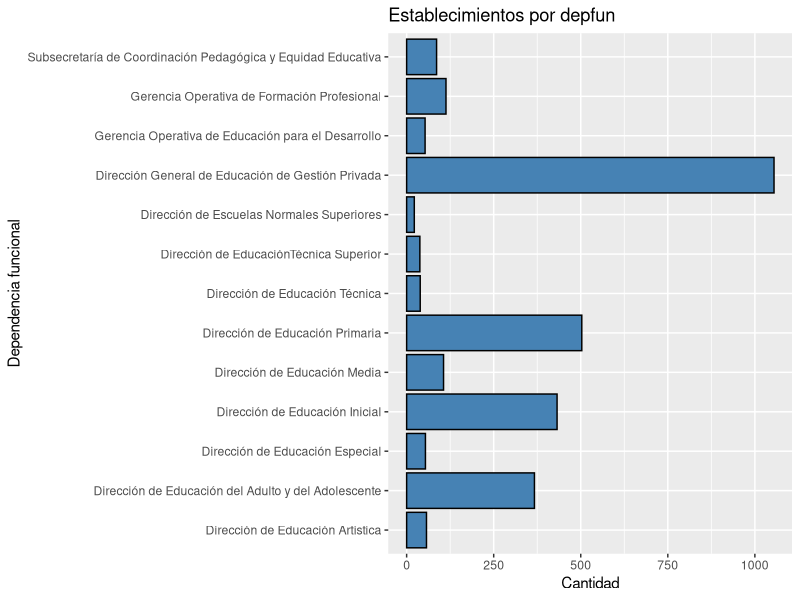
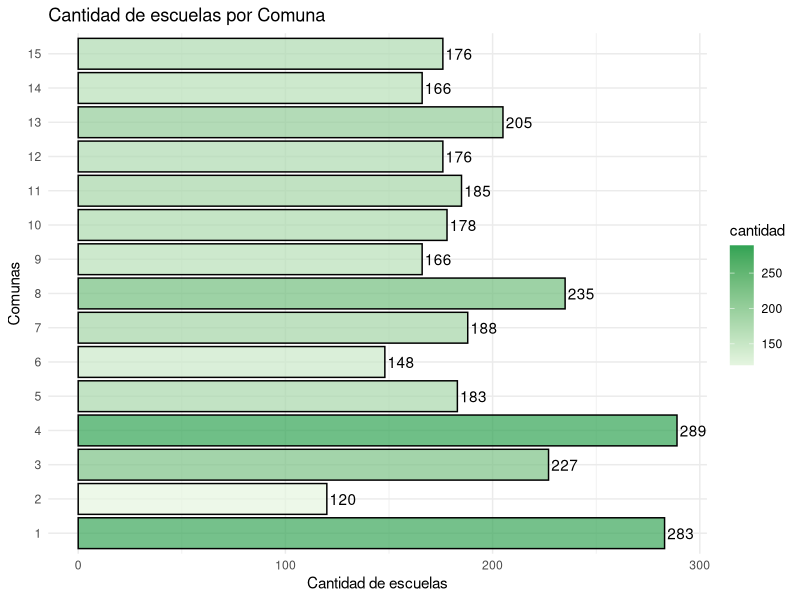
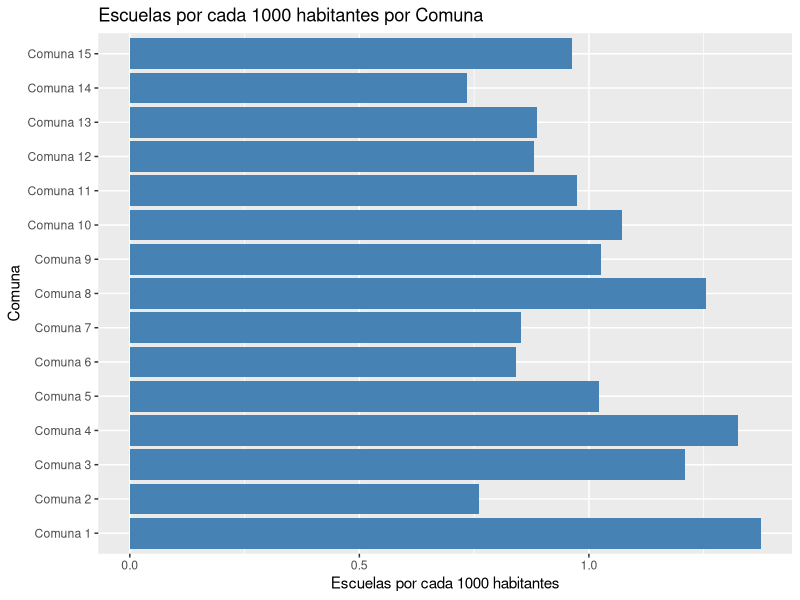
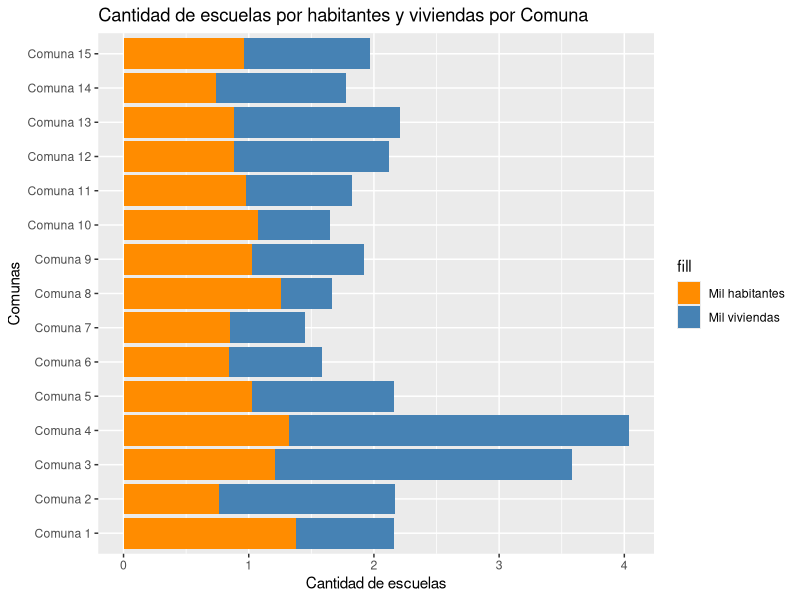
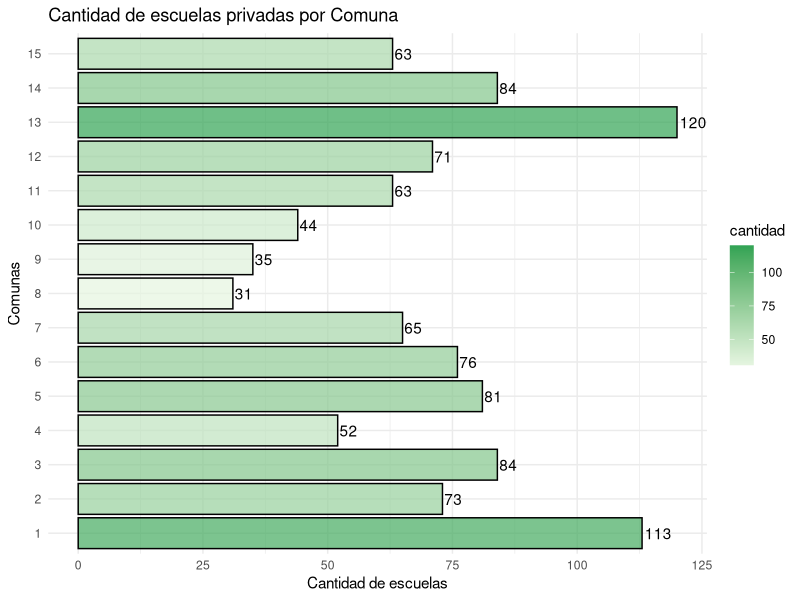
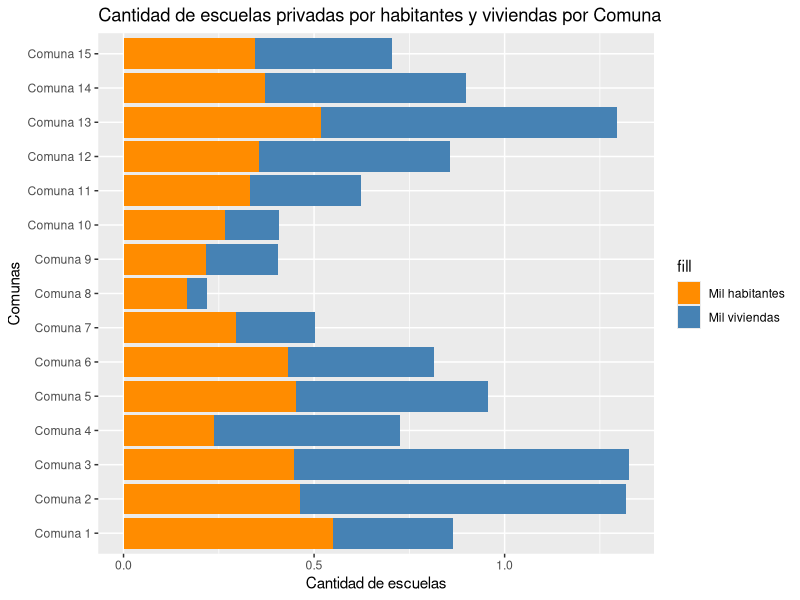

Reproduce these figures in R, in order.
## ---- chunk 1
knitr::opts_chunk$set(echo = TRUE)
## ---- chunk 2
library(tidyverse)
library(ggplot2)
## ---- chunk 3
escuelas <- read_csv('data/establecimientos_educativos_WGS84.csv')
summary(escuelas)
## ---- chunk 4
dim(escuelas)
## ---- chunk 5
colnames(escuelas)
## ---- chunk 6
escuelas <- escuelas %>% 
  select(cue,nombre_abr,depfun,de,comuna,barrio)

## ---- chunk 7
summary(escuelas)
## ---- chunk 8
table(escuelas$depfun)
## ---- chunk 9
escuelas_agrup_depfun <- escuelas %>% 
  group_by(depfun) %>% 
  summarise(cantidad = n()) %>% 
  arrange(-cantidad)

print(escuelas_agrup_depfun)

## ---- chunk 10

dep_funcs_chicas <- escuelas_agrup_depfun %>% 
  filter(cantidad < 10)

print(dep_funcs_chicas)

## ---- chunk 11
lista_dep_funcs_chicas <- dep_funcs_chicas$depfun

lista_dep_funcs_chicas
## ---- chunk 12

escuelas <- escuelas %>% 
  filter(!(depfun %in% lista_dep_funcs_chicas))

## ---- chunk 13
table(escuelas$depfun)
## ---- chunk 14
any(is.na(escuelas$depfun))

escuelas <- drop_na(escuelas)

## ---- chunk 15

ggplot(escuelas, aes(y = factor(depfun)))+
  geom_bar(fill = "steelblue", color = "black", stat = "count") +
  labs(title = "Establecimientos por depfun", y = "Dependencia funcional", x = "Cantidad")

## ---- chunk 16

escuelas_agrup_comuna <- escuelas %>% 
  group_by(comuna) %>%
  summarise(cantidad = n()) %>% 
  arrange(comuna)

escuelas_agrup_comuna

## ---- chunk 17
ggplot(data = escuelas_agrup_comuna,
       aes(x = factor(comuna), y = cantidad, fill=cantidad))+ 
  geom_col(colour = 'black',
           alpha = 0.7)+
  scale_fill_gradient(low = "#e5f5e0", high = "#31a354")+
  labs (title = "Cantidad de escuelas por Comuna",
        x = "Comunas",
        y = "Cantidad de escuelas")+
  geom_text(aes(label = cantidad), hjust = -0.1)+ # Muestra los números sobre las barras
  theme_minimal()+
  coord_flip() #Roto el gráfico para que quede horizontal
## ---- chunk 18
resumen <- escuelas_agrup_comuna %>% 
  summarise(max = max(cantidad),
            min = min(cantidad),
            promedio = mean(cantidad),
            mediana = median(cantidad))

resumen

## ---- chunk 19

comunas_segun_cantidad_escuelas <- escuelas_agrup_comuna %>% 
  mutate(clasificacion = case_when(cantidad > 183 ~ "Muchas escuelas",
                                   cantidad < 183 ~ "Pocas escuelas",
                                   .default = "En la mediana"))

comunas_segun_cantidad_escuelas %>% 
  arrange(clasificacion,-cantidad)

## ---- chunk 20
censo_2010 <- read.csv('data/partidos_censo2010.csv')
summary(censo_2010)
## ---- chunk 21
colnames(censo_2010)
## ---- chunk 22
table(censo_2010$nombre)
## ---- chunk 23

censo_2010_CABA <- censo_2010 %>% 
  filter(str_detect(nombre, "Comuna"))

table(censo_2010_CABA$nombre)

## ---- chunk 24
censo_2010_CABA_comunas <- censo_2010_CABA %>% 
  mutate(comuna = as.double(str_remove(nombre, "Comuna ")))

censo_2010_CABA_comunas$comuna
## ---- chunk 25
escuelas_agrup_comuna_censo <- left_join(escuelas_agrup_comuna,censo_2010_CABA_comunas,by="comuna")

escuelas_agrup_comuna_censo
## ---- chunk 26

escuelas_poblacion <- escuelas_agrup_comuna_censo %>% 
  mutate(escuelas_por_1000_hab = cantidad/(pob_2010/1000),
         escuelas_por_1000_viv = cantidad/(viv_2010/1000)) %>% 
  arrange(-escuelas_por_1000_hab)


escuelas_poblacion
## ---- chunk 27

escuelas_poblacion <- escuelas_poblacion %>% 
  arrange(comuna)

ggplot(escuelas_poblacion, aes(x = escuelas_por_1000_hab, y = reorder(nombre,comuna))) +
  geom_bar(stat = "identity", fill = "steelblue") +
  labs(x = "Escuelas por cada 1000 habitantes", y = "Comuna") +
  ggtitle("Escuelas por cada 1000 habitantes por Comuna")
## ---- chunk 28
ggplot(escuelas_poblacion, aes(y = reorder(nombre,comuna))) +
  geom_bar(aes(x = escuelas_por_1000_viv, fill = "Mil viviendas"), stat = "identity", position = "dodge") +
  geom_bar(aes(x = escuelas_por_1000_hab, fill = "Mil habitantes"), stat = "identity", position = "dodge") +
  labs(x = "Cantidad de escuelas", y = "Comunas") +
  scale_fill_manual(values = c("Mil viviendas" = "steelblue", "Mil habitantes" = "darkorange")) +
  ggtitle("Cantidad de escuelas por habitantes y viviendas por Comuna")
## ---- chunk 29

escuelas_privadas_por_comuna <- escuelas %>% 
  filter(depfun == "Dirección General de Educación de Gestión Privada") %>% 
  group_by(comuna) %>%
  summarise(cantidad = n()) %>% 
  arrange(-cantidad)

escuelas_privadas_por_comuna

## ---- chunk 30
ggplot(data = escuelas_privadas_por_comuna,
       aes(x = factor(comuna), y = cantidad, fill=cantidad))+ 
  geom_col(colour = 'black',
           alpha = 0.7)+
  scale_fill_gradient(low = "#e5f5e0", high = "#31a354")+
  labs (title = "Cantidad de escuelas privadas por Comuna",
        x = "Comunas",
        y = "Cantidad de escuelas")+
  geom_text(aes(label = cantidad), hjust = -0.1)+ # Muestra los números sobre las barras
  theme_minimal()+
  coord_flip() #Roto el gráfico para que quede horizontal
## ---- chunk 31

escuelas_priv_agrup_comuna_censo <-
  left_join(escuelas_privadas_por_comuna,censo_2010_CABA_comunas,by="comuna") %>%
  mutate(escuelas_por_1000_hab = cantidad/(pob_2010/1000),
         escuelas_por_1000_viv = cantidad/(viv_2010/1000)) %>% 
  arrange(-escuelas_por_1000_hab)

escuelas_priv_agrup_comuna_censo 


## ---- chunk 32
ggplot(escuelas_priv_agrup_comuna_censo, aes(y = reorder(nombre,comuna))) +
  geom_bar(aes(x = escuelas_por_1000_viv, fill = "Mil viviendas"), stat = "identity", position = "dodge") +
  geom_bar(aes(x = escuelas_por_1000_hab, fill = "Mil habitantes"), stat = "identity", position = "dodge") +
  labs(x = "Cantidad de escuelas", y = "Comunas") +
  scale_fill_manual(values = c("Mil viviendas" = "steelblue", "Mil habitantes" = "darkorange")) +
  ggtitle("Cantidad de escuelas privadas por habitantes y viviendas por Comuna")
